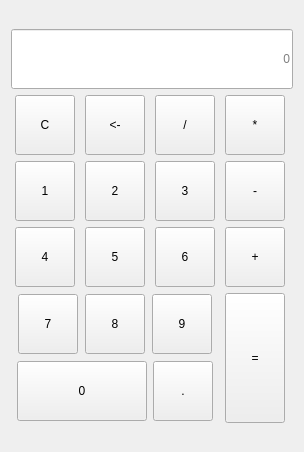
<?xml version="1.0" encoding="UTF-8"?>
<ui version="4.0">
 <class>EasyCalculate</class>
 <widget class="QWidget" name="EasyCalculate">
  <property name="geometry">
   <rect>
    <x>0</x>
    <y>0</y>
    <width>304</width>
    <height>452</height>
   </rect>
  </property>
  <property name="windowTitle">
   <string>EasyCalculate</string>
  </property>
  <layout class="QVBoxLayout" name="verticalLayout_4">
   <item>
    <layout class="QVBoxLayout" name="verticalLayout_3">
     <item>
      <widget class="QLineEdit" name="showLineEdit">
       <property name="minimumSize">
        <size>
         <width>0</width>
         <height>60</height>
        </size>
       </property>
       <property name="alignment">
        <set>Qt::AlignRight|Qt::AlignTrailing|Qt::AlignVCenter</set>
       </property>
       <property name="readOnly">
        <bool>true</bool>
       </property>
       <property name="placeholderText">
        <string>0</string>
       </property>
      </widget>
     </item>
     <item>
      <layout class="QVBoxLayout" name="verticalLayout_2">
       <item>
        <layout class="QHBoxLayout" name="horizontalLayout">
         <item>
          <widget class="QPushButton" name="clearAllBtn">
           <property name="minimumSize">
            <size>
             <width>60</width>
             <height>60</height>
            </size>
           </property>
           <property name="maximumSize">
            <size>
             <width>60</width>
             <height>60</height>
            </size>
           </property>
           <property name="text">
            <string>C</string>
           </property>
          </widget>
         </item>
         <item>
          <widget class="QPushButton" name="clearOneBtn">
           <property name="minimumSize">
            <size>
             <width>60</width>
             <height>60</height>
            </size>
           </property>
           <property name="maximumSize">
            <size>
             <width>60</width>
             <height>60</height>
            </size>
           </property>
           <property name="text">
            <string>&lt;-</string>
           </property>
          </widget>
         </item>
         <item>
          <widget class="QPushButton" name="divBtn">
           <property name="minimumSize">
            <size>
             <width>60</width>
             <height>60</height>
            </size>
           </property>
           <property name="maximumSize">
            <size>
             <width>60</width>
             <height>60</height>
            </size>
           </property>
           <property name="text">
            <string>/</string>
           </property>
          </widget>
         </item>
         <item>
          <widget class="QPushButton" name="mulBtn">
           <property name="minimumSize">
            <size>
             <width>60</width>
             <height>60</height>
            </size>
           </property>
           <property name="maximumSize">
            <size>
             <width>60</width>
             <height>60</height>
            </size>
           </property>
           <property name="text">
            <string>*</string>
           </property>
          </widget>
         </item>
        </layout>
       </item>
       <item>
        <layout class="QHBoxLayout" name="horizontalLayout_2">
         <item>
          <widget class="QPushButton" name="btn1">
           <property name="minimumSize">
            <size>
             <width>60</width>
             <height>60</height>
            </size>
           </property>
           <property name="maximumSize">
            <size>
             <width>60</width>
             <height>60</height>
            </size>
           </property>
           <property name="text">
            <string>1</string>
           </property>
          </widget>
         </item>
         <item>
          <widget class="QPushButton" name="btn2">
           <property name="minimumSize">
            <size>
             <width>60</width>
             <height>60</height>
            </size>
           </property>
           <property name="maximumSize">
            <size>
             <width>60</width>
             <height>60</height>
            </size>
           </property>
           <property name="text">
            <string>2</string>
           </property>
          </widget>
         </item>
         <item>
          <widget class="QPushButton" name="btn3">
           <property name="minimumSize">
            <size>
             <width>60</width>
             <height>60</height>
            </size>
           </property>
           <property name="maximumSize">
            <size>
             <width>60</width>
             <height>60</height>
            </size>
           </property>
           <property name="text">
            <string>3</string>
           </property>
          </widget>
         </item>
         <item>
          <widget class="QPushButton" name="subBtn">
           <property name="minimumSize">
            <size>
             <width>60</width>
             <height>60</height>
            </size>
           </property>
           <property name="maximumSize">
            <size>
             <width>60</width>
             <height>60</height>
            </size>
           </property>
           <property name="text">
            <string>-</string>
           </property>
          </widget>
         </item>
        </layout>
       </item>
       <item>
        <layout class="QHBoxLayout" name="horizontalLayout_3">
         <item>
          <widget class="QPushButton" name="btn4">
           <property name="minimumSize">
            <size>
             <width>60</width>
             <height>60</height>
            </size>
           </property>
           <property name="maximumSize">
            <size>
             <width>60</width>
             <height>60</height>
            </size>
           </property>
           <property name="text">
            <string>4</string>
           </property>
          </widget>
         </item>
         <item>
          <widget class="QPushButton" name="btn5">
           <property name="minimumSize">
            <size>
             <width>60</width>
             <height>60</height>
            </size>
           </property>
           <property name="maximumSize">
            <size>
             <width>60</width>
             <height>60</height>
            </size>
           </property>
           <property name="text">
            <string>5</string>
           </property>
          </widget>
         </item>
         <item>
          <widget class="QPushButton" name="btn6">
           <property name="minimumSize">
            <size>
             <width>60</width>
             <height>60</height>
            </size>
           </property>
           <property name="maximumSize">
            <size>
             <width>60</width>
             <height>60</height>
            </size>
           </property>
           <property name="text">
            <string>6</string>
           </property>
          </widget>
         </item>
         <item>
          <widget class="QPushButton" name="addBtn">
           <property name="minimumSize">
            <size>
             <width>60</width>
             <height>60</height>
            </size>
           </property>
           <property name="maximumSize">
            <size>
             <width>60</width>
             <height>60</height>
            </size>
           </property>
           <property name="text">
            <string>+</string>
           </property>
          </widget>
         </item>
        </layout>
       </item>
       <item>
        <layout class="QHBoxLayout" name="horizontalLayout_6">
         <item>
          <layout class="QVBoxLayout" name="verticalLayout">
           <item>
            <layout class="QHBoxLayout" name="horizontalLayout_4">
             <item>
              <widget class="QPushButton" name="btn7">
               <property name="minimumSize">
                <size>
                 <width>60</width>
                 <height>60</height>
                </size>
               </property>
               <property name="maximumSize">
                <size>
                 <width>60</width>
                 <height>60</height>
                </size>
               </property>
               <property name="text">
                <string>7</string>
               </property>
              </widget>
             </item>
             <item>
              <widget class="QPushButton" name="btn8">
               <property name="minimumSize">
                <size>
                 <width>60</width>
                 <height>60</height>
                </size>
               </property>
               <property name="maximumSize">
                <size>
                 <width>60</width>
                 <height>60</height>
                </size>
               </property>
               <property name="text">
                <string>8</string>
               </property>
              </widget>
             </item>
             <item>
              <widget class="QPushButton" name="btn9">
               <property name="minimumSize">
                <size>
                 <width>60</width>
                 <height>60</height>
                </size>
               </property>
               <property name="maximumSize">
                <size>
                 <width>60</width>
                 <height>60</height>
                </size>
               </property>
               <property name="text">
                <string>9</string>
               </property>
              </widget>
             </item>
            </layout>
           </item>
           <item>
            <layout class="QHBoxLayout" name="horizontalLayout_5">
             <item>
              <widget class="QPushButton" name="btn0">
               <property name="minimumSize">
                <size>
                 <width>130</width>
                 <height>60</height>
                </size>
               </property>
               <property name="maximumSize">
                <size>
                 <width>130</width>
                 <height>60</height>
                </size>
               </property>
               <property name="text">
                <string>0</string>
               </property>
              </widget>
             </item>
             <item>
              <widget class="QPushButton" name="btn_point">
               <property name="minimumSize">
                <size>
                 <width>60</width>
                 <height>60</height>
                </size>
               </property>
               <property name="maximumSize">
                <size>
                 <width>60</width>
                 <height>60</height>
                </size>
               </property>
               <property name="text">
                <string>.</string>
               </property>
              </widget>
             </item>
            </layout>
           </item>
          </layout>
         </item>
         <item>
          <widget class="QPushButton" name="equalBtn">
           <property name="minimumSize">
            <size>
             <width>60</width>
             <height>130</height>
            </size>
           </property>
           <property name="maximumSize">
            <size>
             <width>60</width>
             <height>130</height>
            </size>
           </property>
           <property name="text">
            <string>=</string>
           </property>
          </widget>
         </item>
        </layout>
       </item>
      </layout>
     </item>
    </layout>
   </item>
  </layout>
 </widget>
 <layoutdefault spacing="6" margin="11"/>
 <resources/>
 <connections/>
</ui>
